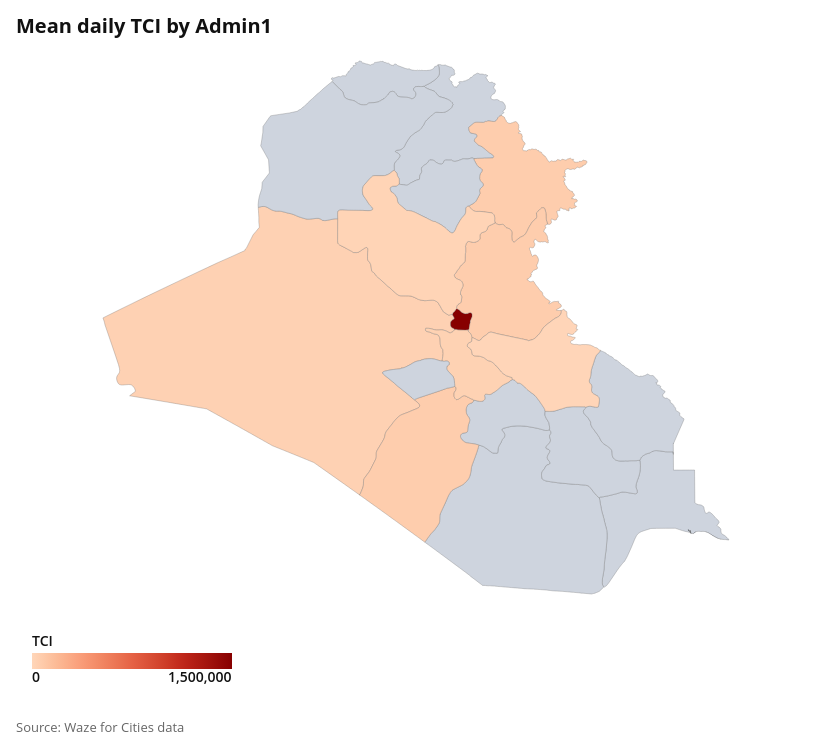
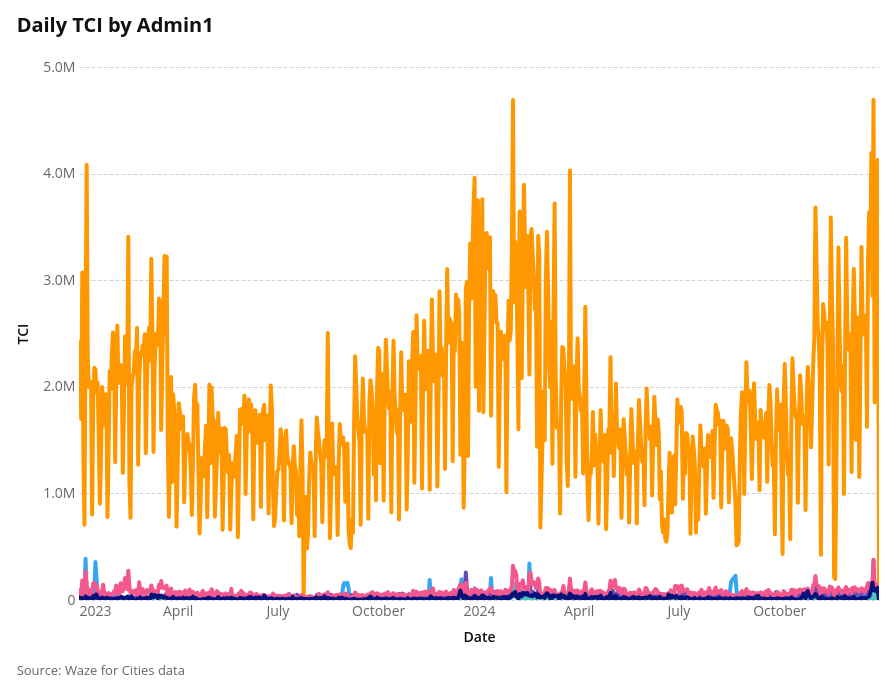
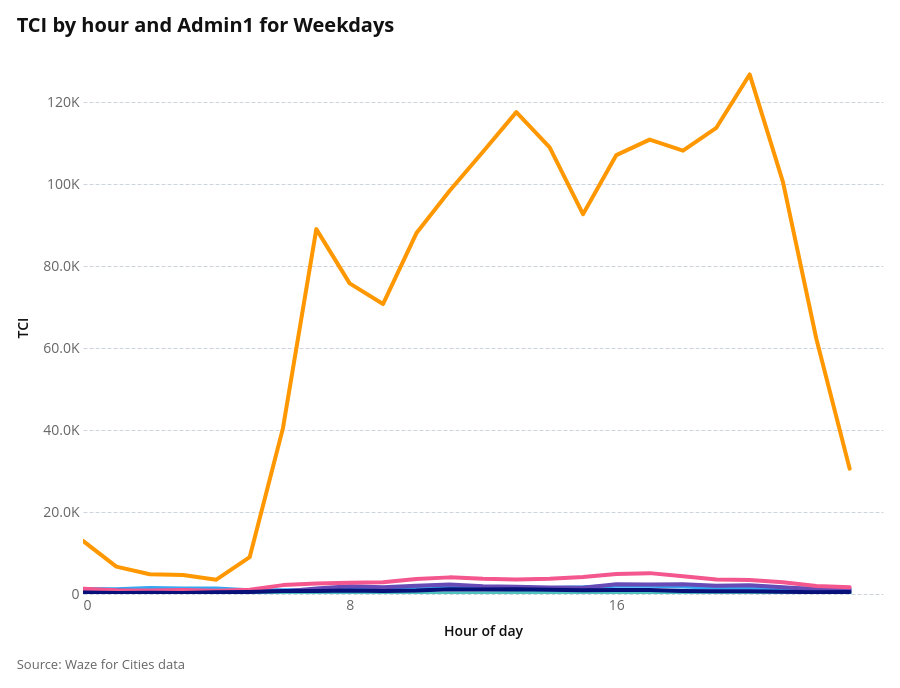
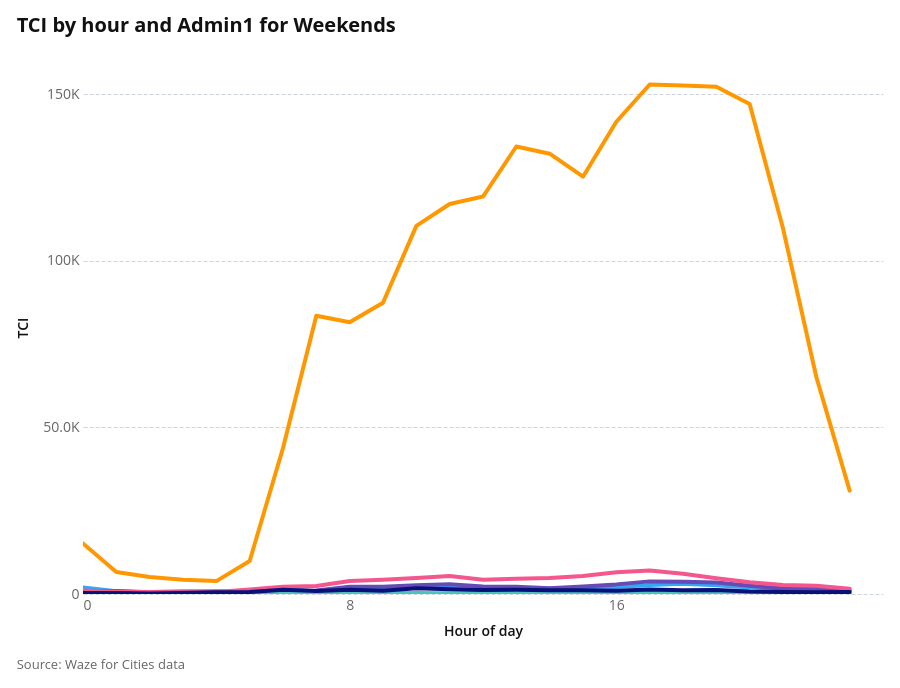

The notebook cell these images were saved under, in order:
### Code cell
reports.run_geog_report(df, geographies, "2023-01-01", "2024-12-31")

### Figure 1 — Vega-Lite specification as saved in the notebook (floating-point values rounded to 4 significant figures; data arrays with more than 128 entries replaced by an {"elided": "..."} marker saying what was removed)
{"config": {"background": "white", "padding": 16, "mark": {"tooltip": true}, "point": {"filled": true, "size": 60, "stroke": "white", "strokeWidth": 1}, "circle": {"filled": true, "stroke": "white", "strokeWidth": 1}, "square": {"filled": true, "stroke": "white", "strokeWidth": 1}, "line": {"strokeWidth": 4, "strokeCap": "round", "strokeJoin": "round"}, "bar": {"cornerRadiusEnd": 0}, "area": {"opacity": 0.7}, "arc": {"stroke": "white", "strokeWidth": 1}, "rect": {"stroke": "#8A969F", "strokeWidth": 0.5}, "geoshape": {"stroke": "#666666", "strokeWidth": 0.3, "strokeJoin": "round", "strokeCap": "round"}, "title": {"font": "Open Sans, sans-serif", "fontSize": 20, "fontWeight": 700, "lineHeight": 24, "color": "#111111", "anchor": "start", "offset": 24, "subtitleFont": "Open Sans, sans-serif", "subtitleFontSize": 16, "subtitleFontWeight": 400, "subtitleLineHeight": 19, "subtitleColor": "#666666", "subtitlePadding": 4}, "axis": {"domain": false, "grid": true, "gridColor": "#CED4DE", "gridDash": [4, 2], "gridWidth": 1, "labelFont": "Open Sans, sans-serif", "labelFontSize": 14, "labelFontWeight": 400, "labelColor": "#666666", "labelPadding": 4, "tickColor": "#CED4DE", "tickSize": 5, "tickCount": 5, "titleFont": "Open Sans, sans-serif", "titleFontSize": 14, "titleFontWeight": 600, "titleColor": "#111111", "titlePadding": 12}, "axisX": {"grid": false, "tickSize": 0, "labelAngle": 0}, "axisY": {"domain": false, "ticks": false, "gridColor": "#CED4DE", "gridDash": [4, 2], "gridWidth": 1}, "axisQuantitative": {"tickCount": 5}, "axisBand": {"labelPadding": 8, "tickSize": 0}, "axisTemporal": {"grid": false}, "legend": {"labelFont": "Open Sans, sans-serif", "labelFontSize": 14, "labelFontWeight": 600, "labelColor": "#111111", "titleFont": "Open Sans, sans-serif", "titleFontSize": 14, "titleFontWeight": 600, "titleColor": "#111111", "titlePadding": 4, "symbolSize": 196, "symbolStrokeWidth": 0, "padding": 16, "offset": 24, "columnPadding": 24, "orient": "bottom", "labelLimit": 200, "titleLimit": 200}, "view": {"stroke": null, "continuousWidth": 800, "continuousHeight": 533}, "range": {"category": ["#34A7F2", "#FF9800", "#664AB6", "#4EC2C0", "#F3578E", "#081079", "#0C7C68", "#AA0000", "#DDDA21"], "diverging": ["#920000", "#BD6126", "#E3A763", "#EFEFEF", "#80BDE7", "#3587C3", "#025288"], "heatmap": ["#E3F6FD", "#75CCEC", "#089BD4", "#0169A1", "#023B6F"], "ordinal": ["#E3F6FD", "#75CCEC", "#089BD4", "#0169A1", "#023B6F"], "ramp": ["#E3F6FD", "#75CCEC", "#089BD4", "#0169A1", "#023B6F"]}, "scale": {"bandPaddingInner": 0.2, "bandPaddingOuter": 0.1, "pointPadding": 0.5}, "header": {"labelFont": "Open Sans, sans-serif", "labelFontSize": 14, "labelFontWeight": 600, "labelColor": "#111111", "titleFont": "Open Sans, sans-serif", "titleFontSize": 16, "titleFontWeight": 600, "titleColor": "#111111"}, "concat": {"spacing": 20}, "facet": {"spacing": 20}, "selection": {"point": {"on": "click", "clear": "dblclick"}, "interval": {"mark": {"fill": "#0071BC", "fillOpacity": 0.15, "stroke": "#0071BC", "strokeWidth": 1}}}}, "vconcat": [{"mark": {"type": "geoshape", "strokeCap": "round", "strokeJoin": "round"}, "encoding": {"color": {"condition": {"test": "datum.has_data", "field": "TCI", "scale": {"range": ["#FFD6B9", "#F99C78", "#E56245", "#C1261A", "#870000"]}, "title": "TCI", "type": "quantitative"}, "value": "#CED4DE"}, "stroke": {"condition": [{"param": "param_4e5149fea1e3699e", "value": "#111111", "empty": false}], "value": "#666666"}, "strokeWidth": {"condition": [{"param": "param_4e5149fea1e3699e", "value": 2.5, "empty": false}], "value": 0.3}, "tooltip": [{"field": "properties.Region", "title": "Region", "type": "nominal"}, {"field": "TCI", "format": ",.2f", "title": "TCI", "type": "quantitative"}]}, "name": "view_42716abb22c81d17_0", "projection": {"reflectY": true, "type": "identity"}, "title": "Mean daily TCI by Admin1", "transform": [{"lookup": "properties.Region", "from": {"data": {"name": "data-277b7590e1ded213e2171e28de6a8503"}, "key": "Region", "fields": ["TCI", "has_data"]}}]}], "data": {"values": {"type": "FeatureCollection", "features": [{"id": "0", "type": "Feature", "properties": {"Region": "Dulaim|Ramadi"}, "geometry": {"type": "MultiPolygon", "coordinates": {"elided": "1x1x603x2 float values"}}}, {"id": "1", "type": "Feature", "properties": {"Region": "Basra|Bassora"}, "geometry": {"type": "MultiPolygon", "coordinates": {"elided": "2 rows, 4532 float values in total"}}}, {"id": "2", "type": "Feature", "properties": {"Region": "Al-Muthanna"}, "geometry": {"type": "MultiPolygon", "coordinates": {"elided": "1x1x327x2 float values"}}}, {"id": "3", "type": "Feature", "properties": {"Region": "Diwaniyah"}, "geometry": {"type": "MultiPolygon", "coordinates": {"elided": "1x1x204x2 float values"}}}, {"id": "4", "type": "Feature", "properties": {"Region": "NA"}, "geometry": {"type": "MultiPolygon", "coordinates": {"elided": "1x1x258x2 float values"}}}, {"id": "5", "type": "Feature", "properties": {"Region": "Arbela|Erbil|Irbil"}, "geometry": {"type": "MultiPolygon", "coordinates": {"elided": "1x1x492x2 float values"}}}, {"id": "6", "type": "Feature", "properties": {"Region": "NA"}, "geometry": {"type": "MultiPolygon", "coordinates": {"elided": "1x1x829x2 float values"}}}, {"id": "7", "type": "Feature", "properties": {"Region": "Kirkuk|Tamin"}, "geometry": {"type": "MultiPolygon", "coordinates": {"elided": "1x1x200x2 float values"}}}, {"id": "8", "type": "Feature", "properties": {"Region": "Babylon|Hilla"}, "geometry": {"type": "MultiPolygon", "coordinates": {"elided": "1x1x242x2 float values"}}}, {"id": "9", "type": "Feature", "properties": {"Region": "Bagd|Bagdad"}, "geometry": {"type": "MultiPolygon", "coordinates": {"elided": "1x1x83x2 float values"}}}, {"id": "10", "type": "Feature", "properties": {"Region": "Dhi Qar|Muntafiq|Nasiriyah|Thi-Q"}, "geometry": {"type": "MultiPolygon", "coordinates": {"elided": "1x1x204x2 float values"}}}, {"id": "11", "type": "Feature", "properties": {"Region": "Dahuk|D'hok"}, "geometry": {"type": "MultiPolygon", "coordinates": {"elided": "1x1x336x2 float values"}}}, {"id": "12", "type": "Feature", "properties": {"Region": "NA"}, "geometry": {"type": "MultiPolygon", "coordinates": {"elided": "1x1x443x2 float values"}}}, {"id": "13", "type": "Feature", "properties": {"Region": "Kerbela"}, "geometry": {"type": "MultiPolygon", "coordinates": {"elided": "1x1x100x2 float values"}}}, {"id": "14", "type": "Feature", "properties": {"Region": "`Amara"}, "geometry": {"type": "MultiPolygon", "coordinates": {"elided": "1x1x501x2 float values"}}}, {"id": "15", "type": "Feature", "properties": {"Region": "Al-Mawsil|Mosul|Ninive|N¡nive|Ni"}, "geometry": {"type": "MultiPolygon", "coordinates": {"elided": "1x1x378x2 float values"}}}, {"id": "16", "type": "Feature", "properties": {"Region": "Salah ad-Din|Salaheddin"}, "geometry": {"type": "MultiPolygon", "coordinates": {"elided": "1x1x367x2 float values"}}}, {"id": "17", "type": "Feature", "properties": {"Region": "Kut|Kut-al-Imara"}, "geometry": {"type": "MultiPolygon", "coordinates": {"elided": "1x1x461x2 float values"}}}]}, "format": {"property": "features"}}, "params": [{"name": "param_4e5149fea1e3699e", "select": {"type": "point", "fields": ["properties.Region"], "on": "mouseover"}, "views": ["view_42716abb22c81d17_0"]}, {"name": "param_1e9efca18e7a2868", "select": {"type": "interval", "encodings": ["x", "y"]}, "bind": "scales", "views": ["view_42716abb22c81d17_0"]}], "title": {"text": "Source: Waze for Cities data", "anchor": "start", "color": "#666666", "font": "Open Sans, sans-serif", "fontSize": 13, "fontWeight": 400, "lineHeight": 20, "offset": 21, "orient": "bottom"}, "$schema": "https://vega.github.io/schema/vega-lite/v6.4.1.json", "datasets": {"data-277b7590e1ded213e2171e28de6a8503": [{"Region": "Al-Mawsil|Mosul|Ninive|N¡nive|Ni", "TCI": 0.0, "has_data": false}, {"Region": "Al-Muthanna", "TCI": 0.0, "has_data": false}, {"Region": "Arbela|Erbil|Irbil", "TCI": 0.0, "has_data": false}, {"Region": "Babylon|Hilla", "TCI": 35430.0, "has_data": true}, {"Region": "Bagd|Bagdad", "TCI": 1788000.0, "has_data": true}, {"Region": "Basra|Bassora", "TCI": 0.0, "has_data": false}, {"Region": "Dahuk|D'hok", "TCI": 0.0, "has_data": false}, {"Region": "Dhi Qar|Muntafiq|Nasiriyah|Thi-Q", "TCI": 0.0, "has_data": false}, {"Region": "Diwaniyah", "TCI": 0.0, "has_data": false}, {"Region": "Dulaim|Ramadi", "TCI": 38580.0, "has_data": true}, {"Region": "Kerbela", "TCI": 0.0, "has_data": false}, {"Region": "Kirkuk|Tamin", "TCI": 0.0, "has_data": false}, {"Region": "Kut|Kut-al-Imara", "TCI": 4545.0, "has_data": true}, {"Region": "NA", "TCI": 71030.0, "has_data": true}, {"Region": "Salah ad-Din|Salaheddin", "TCI": 18170.0, "has_data": true}, {"Region": "`Amara", "TCI": 0.0, "has_data": false}]}}

### Figure 2 — Vega-Lite specification as saved in the notebook (floating-point values rounded to 4 significant figures; data arrays with more than 128 entries replaced by an {"elided": "..."} marker saying what was removed)
{"config": {"background": "white", "padding": 16, "mark": {"tooltip": true}, "point": {"filled": true, "size": 60, "stroke": "white", "strokeWidth": 1}, "circle": {"filled": true, "stroke": "white", "strokeWidth": 1}, "square": {"filled": true, "stroke": "white", "strokeWidth": 1}, "line": {"strokeWidth": 4, "strokeCap": "round", "strokeJoin": "round"}, "bar": {"cornerRadiusEnd": 0}, "area": {"opacity": 0.7}, "arc": {"stroke": "white", "strokeWidth": 1}, "rect": {"stroke": "#8A969F", "strokeWidth": 0.5}, "geoshape": {"stroke": "#666666", "strokeWidth": 0.3, "strokeJoin": "round", "strokeCap": "round"}, "title": {"font": "Open Sans, sans-serif", "fontSize": 20, "fontWeight": 700, "lineHeight": 24, "color": "#111111", "anchor": "start", "offset": 24, "subtitleFont": "Open Sans, sans-serif", "subtitleFontSize": 16, "subtitleFontWeight": 400, "subtitleLineHeight": 19, "subtitleColor": "#666666", "subtitlePadding": 4}, "axis": {"domain": false, "grid": true, "gridColor": "#CED4DE", "gridDash": [4, 2], "gridWidth": 1, "labelFont": "Open Sans, sans-serif", "labelFontSize": 14, "labelFontWeight": 400, "labelColor": "#666666", "labelPadding": 4, "tickColor": "#CED4DE", "tickSize": 5, "tickCount": 5, "titleFont": "Open Sans, sans-serif", "titleFontSize": 14, "titleFontWeight": 600, "titleColor": "#111111", "titlePadding": 12}, "axisX": {"grid": false, "tickSize": 0, "labelAngle": 0}, "axisY": {"domain": false, "ticks": false, "gridColor": "#CED4DE", "gridDash": [4, 2], "gridWidth": 1}, "axisQuantitative": {"tickCount": 5}, "axisBand": {"labelPadding": 8, "tickSize": 0}, "axisTemporal": {"grid": false}, "legend": {"labelFont": "Open Sans, sans-serif", "labelFontSize": 14, "labelFontWeight": 600, "labelColor": "#111111", "titleFont": "Open Sans, sans-serif", "titleFontSize": 14, "titleFontWeight": 600, "titleColor": "#111111", "titlePadding": 4, "symbolSize": 196, "symbolStrokeWidth": 0, "padding": 16, "offset": 24, "columnPadding": 24, "orient": "bottom", "labelLimit": 200, "titleLimit": 200}, "view": {"stroke": null, "continuousWidth": 800, "continuousHeight": 533}, "range": {"category": ["#34A7F2", "#FF9800", "#664AB6", "#4EC2C0", "#F3578E", "#081079", "#0C7C68", "#AA0000", "#DDDA21"], "diverging": ["#920000", "#BD6126", "#E3A763", "#EFEFEF", "#80BDE7", "#3587C3", "#025288"], "heatmap": ["#E3F6FD", "#75CCEC", "#089BD4", "#0169A1", "#023B6F"], "ordinal": ["#E3F6FD", "#75CCEC", "#089BD4", "#0169A1", "#023B6F"], "ramp": ["#E3F6FD", "#75CCEC", "#089BD4", "#0169A1", "#023B6F"]}, "scale": {"bandPaddingInner": 0.2, "bandPaddingOuter": 0.1, "pointPadding": 0.5}, "header": {"labelFont": "Open Sans, sans-serif", "labelFontSize": 14, "labelFontWeight": 600, "labelColor": "#111111", "titleFont": "Open Sans, sans-serif", "titleFontSize": 16, "titleFontWeight": 600, "titleColor": "#111111"}, "concat": {"spacing": 20}, "facet": {"spacing": 20}, "selection": {"point": {"on": "click", "clear": "dblclick"}, "interval": {"mark": {"fill": "#0071BC", "fillOpacity": 0.15, "stroke": "#0071BC", "strokeWidth": 1}}}}, "vconcat": [{"layer": [{"mark": {"type": "line", "color": "#8A969F"}, "encoding": {"detail": {"field": "admin1", "type": "nominal"}, "opacity": {"value": 0.15}, "x": {"field": "date", "title": "Date", "type": "temporal"}, "y": {"axis": {"labelExpr": "datum.value === 0 ? '0' : abs(datum.value) >= 1e9 ? (abs(datum.value/1e9) >= 100 ? '' + format(datum.value/1e9, ',.0f') + 'B' : abs(datum.value/1e9) >= 1 ? '' + format(datum.value/1e9, ',.1f') + 'B' : '' + format(datum.value/1e9, ',.2f') + 'B') : abs(datum.value) >= 1e6 ? (abs(datum.value/1e6) >= 100 ? '' + format(datum.value/1e6, ',.0f') + 'M' : abs(datum.value/1e6) >= 1 ? '' + format(datum.value/1e6, ',.1f') + 'M' : '' + format(datum.value/1e6, ',.2f') + 'M') : abs(datum.value) >= 1e4 ? (abs(datum.value/1e3) >= 100 ? '' + format(datum.value/1e3, ',.0f') + 'K' : abs(datum.value/1e3) >= 1 ? '' + format(datum.value/1e3, ',.1f') + 'K' : '' + format(datum.value/1e3, ',.2f') + 'K') : (abs(datum.value) >= 100 ? '' + format(datum.value, ',.0f') + '' : abs(datum.value) >= 1 ? '' + format(datum.value, ',.1f') + '' : '' + format(datum.value, ',.2f') + '')"}, "field": "tci", "title": "TCI", "type": "quantitative"}}, "name": "view_3ec258b6b39f0cb7_0", "transform": [{"filter": "!(admin1_pick == 'All' || datum['admin1'] == admin1_pick)"}]}, {"mark": {"type": "line"}, "encoding": {"color": {"field": "admin1", "legend": null, "scale": {"range": ["#34A7F2", "#FF9800", "#664AB6", "#4EC2C0", "#F3578E", "#081079", "#0C7C68", "#AA0000", "#DDDA21"]}, "title": "Admin1", "type": "nominal"}, "detail": {"field": "admin1", "type": "nominal"}, "x": {"field": "date", "title": "Date", "type": "temporal"}, "y": {"axis": {"labelExpr": "datum.value === 0 ? '0' : abs(datum.value) >= 1e9 ? (abs(datum.value/1e9) >= 100 ? '' + format(datum.value/1e9, ',.0f') + 'B' : abs(datum.value/1e9) >= 1 ? '' + format(datum.value/1e9, ',.1f') + 'B' : '' + format(datum.value/1e9, ',.2f') + 'B') : abs(datum.value) >= 1e6 ? (abs(datum.value/1e6) >= 100 ? '' + format(datum.value/1e6, ',.0f') + 'M' : abs(datum.value/1e6) >= 1 ? '' + format(datum.value/1e6, ',.1f') + 'M' : '' + format(datum.value/1e6, ',.2f') + 'M') : abs(datum.value) >= 1e4 ? (abs(datum.value/1e3) >= 100 ? '' + format(datum.value/1e3, ',.0f') + 'K' : abs(datum.value/1e3) >= 1 ? '' + format(datum.value/1e3, ',.1f') + 'K' : '' + format(datum.value/1e3, ',.2f') + 'K') : (abs(datum.value) >= 100 ? '' + format(datum.value, ',.0f') + '' : abs(datum.value) >= 1 ? '' + format(datum.value, ',.1f') + '' : '' + format(datum.value, ',.2f') + '')"}, "field": "tci", "title": "TCI", "type": "quantitative"}}, "transform": [{"filter": "admin1_pick == 'All' || datum['admin1'] == admin1_pick"}]}, {"mark": {"type": "rule", "color": "#8A969F", "strokeWidth": 0.5}, "encoding": {"opacity": {"condition": [{"param": "param_ee5dd68014745b8d", "value": 0.3, "empty": false}], "value": 0}, "tooltip": [{"field": "date", "title": "Date", "type": "temporal"}, {"field": "tci", "format": ",.2f", "title": "TCI", "type": "quantitative"}], "x": {"field": "date", "type": "temporal"}}, "name": "view_71aa5b59c083403a_2", "transform": [{"filter": "admin1_pick == 'All' || datum['admin1'] == admin1_pick"}]}], "title": "Daily TCI by Admin1"}], "data": {"name": "data-cb2fb24fde4e783ba771ab6f9051fda9"}, "params": [{"name": "param_ee5dd68014745b8d", "select": {"type": "point", "fields": ["date"], "nearest": true, "on": "pointerover"}, "views": ["view_71aa5b59c083403a_2"]}, {"name": "admin1_pick", "bind": {"input": "select", "options": ["All", "Babylon|Hilla", "Bagd|Bagdad", "Dulaim|Ramadi", "Kut|Kut-al-Imara", "NA", "Salah ad-Din|Salaheddin"], "name": "Admin1: "}, "value": "All"}, {"name": "param_1e9efca18e7a2868", "select": {"type": "interval", "encodings": ["x", "y"]}, "bind": "scales", "views": ["view_3ec258b6b39f0cb7_0"]}], "title": {"text": "Source: Waze for Cities data", "anchor": "start", "color": "#666666", "font": "Open Sans, sans-serif", "fontSize": 13, "fontWeight": 400, "lineHeight": 20, "offset": 21, "orient": "bottom"}, "$schema": "https://vega.github.io/schema/vega-lite/v6.4.1.json", "datasets": {"data-cb2fb24fde4e783ba771ab6f9051fda9": {"elided": "4219 records"}}}

### Figure 3 — Vega-Lite specification as saved in the notebook (floating-point values rounded to 4 significant figures; data arrays with more than 128 entries replaced by an {"elided": "..."} marker saying what was removed)
{"config": {"background": "white", "padding": 16, "mark": {"tooltip": true}, "point": {"filled": true, "size": 60, "stroke": "white", "strokeWidth": 1}, "circle": {"filled": true, "stroke": "white", "strokeWidth": 1}, "square": {"filled": true, "stroke": "white", "strokeWidth": 1}, "line": {"strokeWidth": 4, "strokeCap": "round", "strokeJoin": "round"}, "bar": {"cornerRadiusEnd": 0}, "area": {"opacity": 0.7}, "arc": {"stroke": "white", "strokeWidth": 1}, "rect": {"stroke": "#8A969F", "strokeWidth": 0.5}, "geoshape": {"stroke": "#666666", "strokeWidth": 0.3, "strokeJoin": "round", "strokeCap": "round"}, "title": {"font": "Open Sans, sans-serif", "fontSize": 20, "fontWeight": 700, "lineHeight": 24, "color": "#111111", "anchor": "start", "offset": 24, "subtitleFont": "Open Sans, sans-serif", "subtitleFontSize": 16, "subtitleFontWeight": 400, "subtitleLineHeight": 19, "subtitleColor": "#666666", "subtitlePadding": 4}, "axis": {"domain": false, "grid": true, "gridColor": "#CED4DE", "gridDash": [4, 2], "gridWidth": 1, "labelFont": "Open Sans, sans-serif", "labelFontSize": 14, "labelFontWeight": 400, "labelColor": "#666666", "labelPadding": 4, "tickColor": "#CED4DE", "tickSize": 5, "tickCount": 5, "titleFont": "Open Sans, sans-serif", "titleFontSize": 14, "titleFontWeight": 600, "titleColor": "#111111", "titlePadding": 12}, "axisX": {"grid": false, "tickSize": 0, "labelAngle": 0}, "axisY": {"domain": false, "ticks": false, "gridColor": "#CED4DE", "gridDash": [4, 2], "gridWidth": 1}, "axisQuantitative": {"tickCount": 5}, "axisBand": {"labelPadding": 8, "tickSize": 0}, "axisTemporal": {"grid": false}, "legend": {"labelFont": "Open Sans, sans-serif", "labelFontSize": 14, "labelFontWeight": 600, "labelColor": "#111111", "titleFont": "Open Sans, sans-serif", "titleFontSize": 14, "titleFontWeight": 600, "titleColor": "#111111", "titlePadding": 4, "symbolSize": 196, "symbolStrokeWidth": 0, "padding": 16, "offset": 24, "columnPadding": 24, "orient": "bottom", "labelLimit": 200, "titleLimit": 200}, "view": {"stroke": null, "continuousWidth": 800, "continuousHeight": 533}, "range": {"category": ["#34A7F2", "#FF9800", "#664AB6", "#4EC2C0", "#F3578E", "#081079", "#0C7C68", "#AA0000", "#DDDA21"], "diverging": ["#920000", "#BD6126", "#E3A763", "#EFEFEF", "#80BDE7", "#3587C3", "#025288"], "heatmap": ["#E3F6FD", "#75CCEC", "#089BD4", "#0169A1", "#023B6F"], "ordinal": ["#E3F6FD", "#75CCEC", "#089BD4", "#0169A1", "#023B6F"], "ramp": ["#E3F6FD", "#75CCEC", "#089BD4", "#0169A1", "#023B6F"]}, "scale": {"bandPaddingInner": 0.2, "bandPaddingOuter": 0.1, "pointPadding": 0.5}, "header": {"labelFont": "Open Sans, sans-serif", "labelFontSize": 14, "labelFontWeight": 600, "labelColor": "#111111", "titleFont": "Open Sans, sans-serif", "titleFontSize": 16, "titleFontWeight": 600, "titleColor": "#111111"}, "concat": {"spacing": 20}, "facet": {"spacing": 20}, "selection": {"point": {"on": "click", "clear": "dblclick"}, "interval": {"mark": {"fill": "#0071BC", "fillOpacity": 0.15, "stroke": "#0071BC", "strokeWidth": 1}}}}, "vconcat": [{"layer": [{"mark": {"type": "line", "color": "#8A969F"}, "encoding": {"detail": {"field": "admin1", "type": "nominal"}, "opacity": {"value": 0.15}, "x": {"axis": {"values": [0, 4, 8, 12, 16, 20]}, "field": "hour", "title": "Hour of day", "type": "quantitative"}, "y": {"axis": {"labelExpr": "datum.value === 0 ? '0' : abs(datum.value) >= 1e9 ? (abs(datum.value/1e9) >= 100 ? '' + format(datum.value/1e9, ',.0f') + 'B' : abs(datum.value/1e9) >= 1 ? '' + format(datum.value/1e9, ',.1f') + 'B' : '' + format(datum.value/1e9, ',.2f') + 'B') : abs(datum.value) >= 1e6 ? (abs(datum.value/1e6) >= 100 ? '' + format(datum.value/1e6, ',.0f') + 'M' : abs(datum.value/1e6) >= 1 ? '' + format(datum.value/1e6, ',.1f') + 'M' : '' + format(datum.value/1e6, ',.2f') + 'M') : abs(datum.value) >= 1e4 ? (abs(datum.value/1e3) >= 100 ? '' + format(datum.value/1e3, ',.0f') + 'K' : abs(datum.value/1e3) >= 1 ? '' + format(datum.value/1e3, ',.1f') + 'K' : '' + format(datum.value/1e3, ',.2f') + 'K') : (abs(datum.value) >= 100 ? '' + format(datum.value, ',.0f') + '' : abs(datum.value) >= 1 ? '' + format(datum.value, ',.1f') + '' : '' + format(datum.value, ',.2f') + '')"}, "field": "tci", "title": "TCI", "type": "quantitative"}}, "name": "view_66a390d528243301_0", "transform": [{"filter": "!(admin1_hour_pick == 'All' || datum['admin1'] == admin1_hour_pick)"}]}, {"mark": {"type": "line"}, "encoding": {"color": {"field": "admin1", "legend": null, "scale": {"range": ["#34A7F2", "#FF9800", "#664AB6", "#4EC2C0", "#F3578E", "#081079", "#0C7C68", "#AA0000", "#DDDA21"]}, "title": "Admin1", "type": "nominal"}, "detail": {"field": "admin1", "type": "nominal"}, "x": {"axis": {"values": [0, 4, 8, 12, 16, 20]}, "field": "hour", "title": "Hour of day", "type": "quantitative"}, "y": {"axis": {"labelExpr": "datum.value === 0 ? '0' : abs(datum.value) >= 1e9 ? (abs(datum.value/1e9) >= 100 ? '' + format(datum.value/1e9, ',.0f') + 'B' : abs(datum.value/1e9) >= 1 ? '' + format(datum.value/1e9, ',.1f') + 'B' : '' + format(datum.value/1e9, ',.2f') + 'B') : abs(datum.value) >= 1e6 ? (abs(datum.value/1e6) >= 100 ? '' + format(datum.value/1e6, ',.0f') + 'M' : abs(datum.value/1e6) >= 1 ? '' + format(datum.value/1e6, ',.1f') + 'M' : '' + format(datum.value/1e6, ',.2f') + 'M') : abs(datum.value) >= 1e4 ? (abs(datum.value/1e3) >= 100 ? '' + format(datum.value/1e3, ',.0f') + 'K' : abs(datum.value/1e3) >= 1 ? '' + format(datum.value/1e3, ',.1f') + 'K' : '' + format(datum.value/1e3, ',.2f') + 'K') : (abs(datum.value) >= 100 ? '' + format(datum.value, ',.0f') + '' : abs(datum.value) >= 1 ? '' + format(datum.value, ',.1f') + '' : '' + format(datum.value, ',.2f') + '')"}, "field": "tci", "title": "TCI", "type": "quantitative"}}, "transform": [{"filter": "admin1_hour_pick == 'All' || datum['admin1'] == admin1_hour_pick"}]}, {"mark": {"type": "rule", "color": "#8A969F", "strokeWidth": 0.5}, "encoding": {"opacity": {"condition": [{"param": "param_54c5f4e0295e3905", "value": 0.3, "empty": false}], "value": 0}, "tooltip": [{"field": "hour", "title": "Hour", "type": "quantitative"}, {"field": "tci", "format": ",.2f", "title": "TCI", "type": "quantitative"}], "x": {"field": "hour", "type": "quantitative"}}, "name": "view_cb2154657b20a47d_2", "transform": [{"filter": "admin1_hour_pick == 'All' || datum['admin1'] == admin1_hour_pick"}]}], "title": "TCI by hour and Admin1 for Weekdays"}], "data": {"name": "data-b40ac4870df1639f50298e8bfdf87aef"}, "params": [{"name": "param_54c5f4e0295e3905", "select": {"type": "point", "fields": ["hour"], "nearest": true, "on": "pointerover"}, "views": ["view_cb2154657b20a47d_2"]}, {"name": "admin1_hour_pick", "bind": {"input": "select", "options": ["All", "Babylon|Hilla", "Bagd|Bagdad", "Dulaim|Ramadi", "Kut|Kut-al-Imara", "NA", "Salah ad-Din|Salaheddin"], "name": "Admin1: "}, "value": "All"}, {"name": "param_1e9efca18e7a2868", "select": {"type": "interval", "encodings": ["x", "y"]}, "bind": "scales", "views": ["view_66a390d528243301_0"]}], "title": {"text": "Source: Waze for Cities data", "anchor": "start", "color": "#666666", "font": "Open Sans, sans-serif", "fontSize": 13, "fontWeight": 400, "lineHeight": 20, "offset": 21, "orient": "bottom"}, "$schema": "https://vega.github.io/schema/vega-lite/v6.4.1.json", "datasets": {"data-b40ac4870df1639f50298e8bfdf87aef": {"elided": "144 records"}}}

### Figure 4 — Vega-Lite specification as saved in the notebook (floating-point values rounded to 4 significant figures; data arrays with more than 128 entries replaced by an {"elided": "..."} marker saying what was removed)
{"config": {"background": "white", "padding": 16, "mark": {"tooltip": true}, "point": {"filled": true, "size": 60, "stroke": "white", "strokeWidth": 1}, "circle": {"filled": true, "stroke": "white", "strokeWidth": 1}, "square": {"filled": true, "stroke": "white", "strokeWidth": 1}, "line": {"strokeWidth": 4, "strokeCap": "round", "strokeJoin": "round"}, "bar": {"cornerRadiusEnd": 0}, "area": {"opacity": 0.7}, "arc": {"stroke": "white", "strokeWidth": 1}, "rect": {"stroke": "#8A969F", "strokeWidth": 0.5}, "geoshape": {"stroke": "#666666", "strokeWidth": 0.3, "strokeJoin": "round", "strokeCap": "round"}, "title": {"font": "Open Sans, sans-serif", "fontSize": 20, "fontWeight": 700, "lineHeight": 24, "color": "#111111", "anchor": "start", "offset": 24, "subtitleFont": "Open Sans, sans-serif", "subtitleFontSize": 16, "subtitleFontWeight": 400, "subtitleLineHeight": 19, "subtitleColor": "#666666", "subtitlePadding": 4}, "axis": {"domain": false, "grid": true, "gridColor": "#CED4DE", "gridDash": [4, 2], "gridWidth": 1, "labelFont": "Open Sans, sans-serif", "labelFontSize": 14, "labelFontWeight": 400, "labelColor": "#666666", "labelPadding": 4, "tickColor": "#CED4DE", "tickSize": 5, "tickCount": 5, "titleFont": "Open Sans, sans-serif", "titleFontSize": 14, "titleFontWeight": 600, "titleColor": "#111111", "titlePadding": 12}, "axisX": {"grid": false, "tickSize": 0, "labelAngle": 0}, "axisY": {"domain": false, "ticks": false, "gridColor": "#CED4DE", "gridDash": [4, 2], "gridWidth": 1}, "axisQuantitative": {"tickCount": 5}, "axisBand": {"labelPadding": 8, "tickSize": 0}, "axisTemporal": {"grid": false}, "legend": {"labelFont": "Open Sans, sans-serif", "labelFontSize": 14, "labelFontWeight": 600, "labelColor": "#111111", "titleFont": "Open Sans, sans-serif", "titleFontSize": 14, "titleFontWeight": 600, "titleColor": "#111111", "titlePadding": 4, "symbolSize": 196, "symbolStrokeWidth": 0, "padding": 16, "offset": 24, "columnPadding": 24, "orient": "bottom", "labelLimit": 200, "titleLimit": 200}, "view": {"stroke": null, "continuousWidth": 800, "continuousHeight": 533}, "range": {"category": ["#34A7F2", "#FF9800", "#664AB6", "#4EC2C0", "#F3578E", "#081079", "#0C7C68", "#AA0000", "#DDDA21"], "diverging": ["#920000", "#BD6126", "#E3A763", "#EFEFEF", "#80BDE7", "#3587C3", "#025288"], "heatmap": ["#E3F6FD", "#75CCEC", "#089BD4", "#0169A1", "#023B6F"], "ordinal": ["#E3F6FD", "#75CCEC", "#089BD4", "#0169A1", "#023B6F"], "ramp": ["#E3F6FD", "#75CCEC", "#089BD4", "#0169A1", "#023B6F"]}, "scale": {"bandPaddingInner": 0.2, "bandPaddingOuter": 0.1, "pointPadding": 0.5}, "header": {"labelFont": "Open Sans, sans-serif", "labelFontSize": 14, "labelFontWeight": 600, "labelColor": "#111111", "titleFont": "Open Sans, sans-serif", "titleFontSize": 16, "titleFontWeight": 600, "titleColor": "#111111"}, "concat": {"spacing": 20}, "facet": {"spacing": 20}, "selection": {"point": {"on": "click", "clear": "dblclick"}, "interval": {"mark": {"fill": "#0071BC", "fillOpacity": 0.15, "stroke": "#0071BC", "strokeWidth": 1}}}}, "vconcat": [{"layer": [{"mark": {"type": "line", "color": "#8A969F"}, "encoding": {"detail": {"field": "admin1", "type": "nominal"}, "opacity": {"value": 0.15}, "x": {"axis": {"values": [0, 4, 8, 12, 16, 20]}, "field": "hour", "title": "Hour of day", "type": "quantitative"}, "y": {"axis": {"labelExpr": "datum.value === 0 ? '0' : abs(datum.value) >= 1e9 ? (abs(datum.value/1e9) >= 100 ? '' + format(datum.value/1e9, ',.0f') + 'B' : abs(datum.value/1e9) >= 1 ? '' + format(datum.value/1e9, ',.1f') + 'B' : '' + format(datum.value/1e9, ',.2f') + 'B') : abs(datum.value) >= 1e6 ? (abs(datum.value/1e6) >= 100 ? '' + format(datum.value/1e6, ',.0f') + 'M' : abs(datum.value/1e6) >= 1 ? '' + format(datum.value/1e6, ',.1f') + 'M' : '' + format(datum.value/1e6, ',.2f') + 'M') : abs(datum.value) >= 1e4 ? (abs(datum.value/1e3) >= 100 ? '' + format(datum.value/1e3, ',.0f') + 'K' : abs(datum.value/1e3) >= 1 ? '' + format(datum.value/1e3, ',.1f') + 'K' : '' + format(datum.value/1e3, ',.2f') + 'K') : (abs(datum.value) >= 100 ? '' + format(datum.value, ',.0f') + '' : abs(datum.value) >= 1 ? '' + format(datum.value, ',.1f') + '' : '' + format(datum.value, ',.2f') + '')"}, "field": "tci", "title": "TCI", "type": "quantitative"}}, "name": "view_44f3f53fb57aa435_0", "transform": [{"filter": "!(admin1_hour_pick == 'All' || datum['admin1'] == admin1_hour_pick)"}]}, {"mark": {"type": "line"}, "encoding": {"color": {"field": "admin1", "legend": null, "scale": {"range": ["#34A7F2", "#FF9800", "#664AB6", "#4EC2C0", "#F3578E", "#081079", "#0C7C68", "#AA0000", "#DDDA21"]}, "title": "Admin1", "type": "nominal"}, "detail": {"field": "admin1", "type": "nominal"}, "x": {"axis": {"values": [0, 4, 8, 12, 16, 20]}, "field": "hour", "title": "Hour of day", "type": "quantitative"}, "y": {"axis": {"labelExpr": "datum.value === 0 ? '0' : abs(datum.value) >= 1e9 ? (abs(datum.value/1e9) >= 100 ? '' + format(datum.value/1e9, ',.0f') + 'B' : abs(datum.value/1e9) >= 1 ? '' + format(datum.value/1e9, ',.1f') + 'B' : '' + format(datum.value/1e9, ',.2f') + 'B') : abs(datum.value) >= 1e6 ? (abs(datum.value/1e6) >= 100 ? '' + format(datum.value/1e6, ',.0f') + 'M' : abs(datum.value/1e6) >= 1 ? '' + format(datum.value/1e6, ',.1f') + 'M' : '' + format(datum.value/1e6, ',.2f') + 'M') : abs(datum.value) >= 1e4 ? (abs(datum.value/1e3) >= 100 ? '' + format(datum.value/1e3, ',.0f') + 'K' : abs(datum.value/1e3) >= 1 ? '' + format(datum.value/1e3, ',.1f') + 'K' : '' + format(datum.value/1e3, ',.2f') + 'K') : (abs(datum.value) >= 100 ? '' + format(datum.value, ',.0f') + '' : abs(datum.value) >= 1 ? '' + format(datum.value, ',.1f') + '' : '' + format(datum.value, ',.2f') + '')"}, "field": "tci", "title": "TCI", "type": "quantitative"}}, "transform": [{"filter": "admin1_hour_pick == 'All' || datum['admin1'] == admin1_hour_pick"}]}, {"mark": {"type": "rule", "color": "#8A969F", "strokeWidth": 0.5}, "encoding": {"opacity": {"condition": [{"param": "param_54c5f4e0295e3905", "value": 0.3, "empty": false}], "value": 0}, "tooltip": [{"field": "hour", "title": "Hour", "type": "quantitative"}, {"field": "tci", "format": ",.2f", "title": "TCI", "type": "quantitative"}], "x": {"field": "hour", "type": "quantitative"}}, "name": "view_adefcb9eaf7b20bf_2", "transform": [{"filter": "admin1_hour_pick == 'All' || datum['admin1'] == admin1_hour_pick"}]}], "title": "TCI by hour and Admin1 for Weekends"}], "data": {"name": "data-d1859ce2a7dfa1de9efef315bc11e368"}, "params": [{"name": "param_54c5f4e0295e3905", "select": {"type": "point", "fields": ["hour"], "nearest": true, "on": "pointerover"}, "views": ["view_adefcb9eaf7b20bf_2"]}, {"name": "admin1_hour_pick", "bind": {"input": "select", "options": ["All", "Babylon|Hilla", "Bagd|Bagdad", "Dulaim|Ramadi", "Kut|Kut-al-Imara", "NA", "Salah ad-Din|Salaheddin"], "name": "Admin1: "}, "value": "All"}, {"name": "param_1e9efca18e7a2868", "select": {"type": "interval", "encodings": ["x", "y"]}, "bind": "scales", "views": ["view_44f3f53fb57aa435_0"]}], "title": {"text": "Source: Waze for Cities data", "anchor": "start", "color": "#666666", "font": "Open Sans, sans-serif", "fontSize": 13, "fontWeight": 400, "lineHeight": 20, "offset": 21, "orient": "bottom"}, "$schema": "https://vega.github.io/schema/vega-lite/v6.4.1.json", "datasets": {"data-d1859ce2a7dfa1de9efef315bc11e368": {"elided": "144 records"}}}
